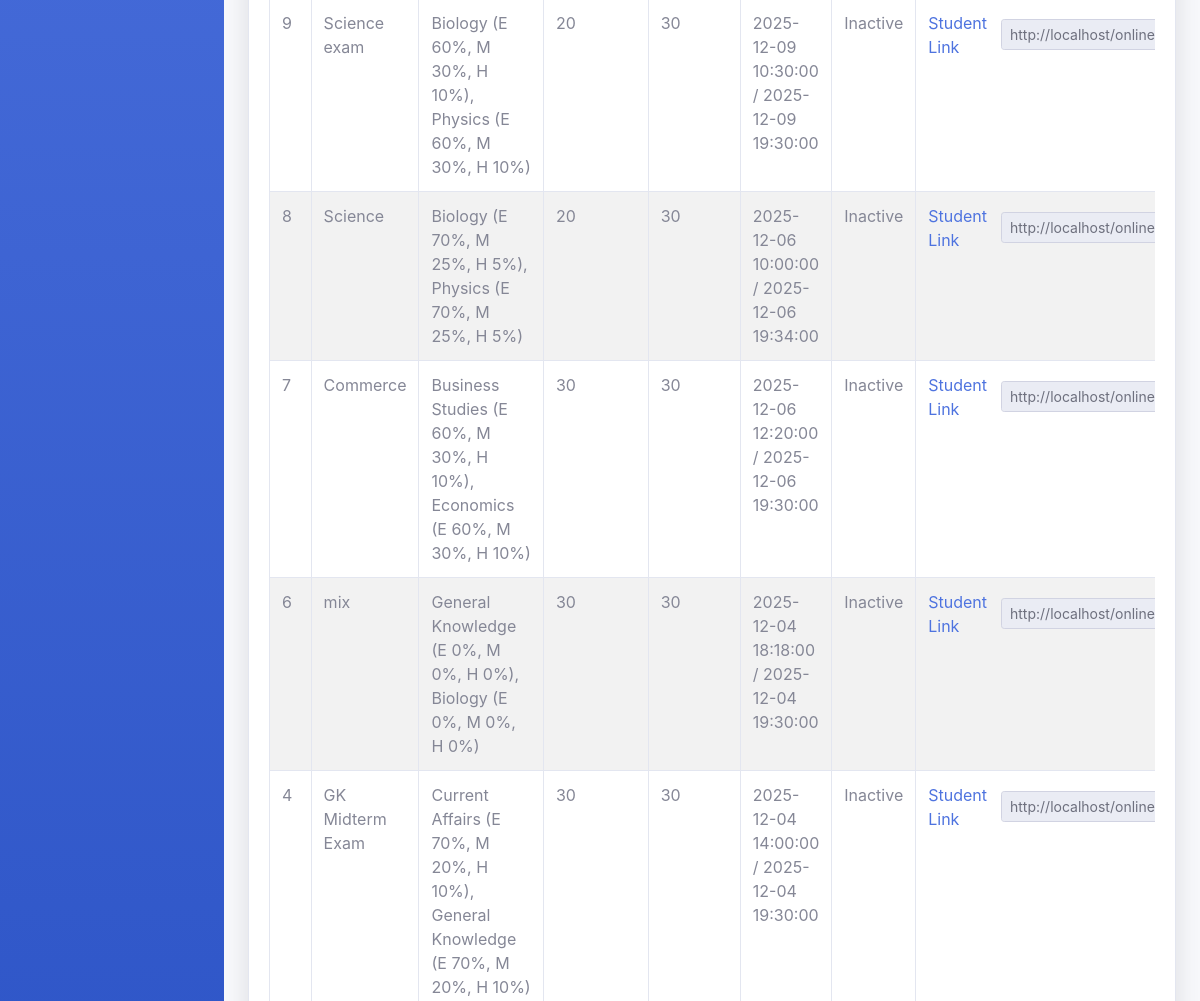
/admin.php?action=manageExams (signed in, middle part), run on an earlier commit of the app's database.
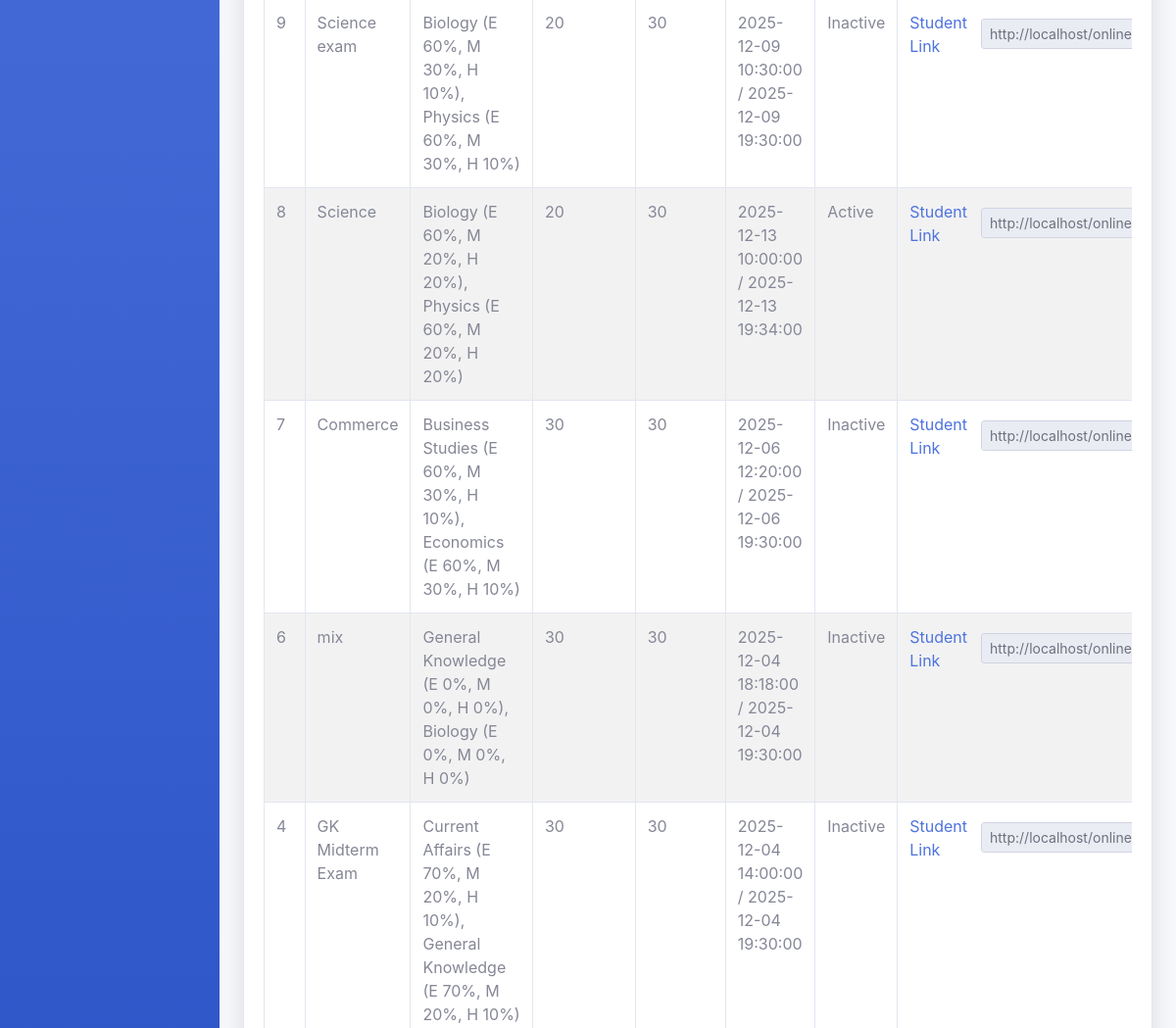
And on a later commit of the database.
### tables this page shows
CREATE TABLE `exams` (
  `exam_id` int(11) NOT NULL,
  `exam_title` varchar(200) NOT NULL,
  `exam_description` text DEFAULT NULL,
  `total_questions` int(11) DEFAULT 0,
  `total_marks` decimal(6,2) NOT NULL DEFAULT 0.00,
  `pass_marks` decimal(6,2) NOT NULL DEFAULT 0.00,
  `duration_minutes` int(11) DEFAULT 30,
  `shuffle_questions` tinyint(1) DEFAULT 1,
  `shuffle_options` tinyint(1) DEFAULT 1,
  `start_time` datetime DEFAULT NULL,
  `end_time` datetime DEFAULT NULL,
  `negative_marking` decimal(5,2) DEFAULT 0.00,
  `status` enum('Active','Inactive') DEFAULT 'Inactive',
  `assign_type` enum('class','individual') DEFAULT 'individual',
  `assign_data` text DEFAULT NULL,
  `created_at` timestamp NOT NULL DEFAULT current_timestamp(),
  `easy_percentage` int(11) DEFAULT 0,
  `medium_percentage` int(11) DEFAULT 0,
  `hard_percentage` int(11) DEFAULT 0
);

CREATE TABLE `exam_links` (
  `link_id` int(11) NOT NULL,
  `exam_id` int(11) NOT NULL,
  `unique_link` varchar(255) NOT NULL,
  `password` varchar(100) DEFAULT NULL,
  `student_name` varchar(150) DEFAULT NULL,
  `student_email` varchar(200) DEFAULT NULL,
  `student_class` varchar(50) DEFAULT NULL,
  `expires_at` datetime DEFAULT NULL,
  `is_used` tinyint(1) DEFAULT 0,
  `created_at` timestamp NOT NULL DEFAULT current_timestamp()
);

### templates/exams/manage_exams.php (the view, shortened to what the changed rows need)
<?php
$results = $results ?? [
    'pageTitle'   => 'Manage Exams',
    'message'     => '',
    'exams'       => [],
    'currentPage' => 1,
    'totalPages'  => 1,
    'total'       => 0,
    'perPage'     => 25
];
$exams       = $results['exams'];
?>
<?php include __DIR__ . "/../include/header.php"; ?>
<div id="wrapper">
    <div id="content-wrapper" class="d-flex flex-column">
        <div id="content">
            <div class="container-fluid">
                <div class="card shadow mb-4">
                    <div class="card-body">
                        <div class="table-responsive">
                            <table class="table table-bordered table-striped">
                                <tbody>
                                    <?php if (!empty($exams)): ?>
                                        <?php foreach ($exams as $exam): ?>
                                            <?php
                                            $stmt = $pdo->prepare("
                                                SELECT DISTINCT s.subject_name
                                                FROM exam_question_sources eqs
                                                JOIN subjects s ON eqs.subject_id = s.subject_id
                                                WHERE eqs.exam_id = ?
                                            ");
                                            $stmt->execute([$exam['exam_id']]);
                                            $subjectRows = $stmt->fetchAll(PDO::FETCH_ASSOC);
                                            $easy_pct   = $exam['easy_percentage'] ?? 0;
                                            $medium_pct = $exam['medium_percentage'] ?? 0;
                                            $hard_pct   = $exam['hard_percentage'] ?? 0;
                                            $subjectList = [];
                                            foreach ($subjectRows as $row) {
                                                $subjectList[] = $row['subject_name']
                                                    . " (E {$easy_pct}%, M {$medium_pct}%, H {$hard_pct}%)";
                                            }
                                            $stmtLink = $pdo->prepare("SELECT unique_link FROM exam_links WHERE exam_id=? LIMIT 1");
                                            $stmtLink->execute([$exam['exam_id']]);
                                            $linkCode = $stmtLink->fetchColumn();
                                            ?>
                                            <tr>
                                                <td><?= $exam['exam_id'] ?></td>
                                                <td><?= htmlspecialchars($exam['exam_title']) ?></td>
                                                <td><?= !empty($subjectList) ? implode(', ', $subjectList) : '-' ?></td>
                                                <td><?= htmlspecialchars($exam['total_questions'] ?? '-') ?></td>
                                                <td><?= htmlspecialchars($exam['duration_minutes'] ?? '-') ?></td>
                                                <td>
                                                    <?= !empty($exam['start_time']) ? htmlspecialchars($exam['start_time']) : '-' ?> /
                                                    <?= !empty($exam['end_time']) ? htmlspecialchars($exam['end_time']) : '-' ?>
                                                </td>
                                                <td><?= ($exam['start_time'] <= date('Y-m-d H:i:s') && $exam['end_time'] >= date('Y-m-d H:i:s')) ? 'Active' : 'Inactive' ?></td>
                                                <td>
                                                    <?php if ($linkCode): ?>
                                                        <div class="d-flex align-items-center">
                                                            <a href="javascript:void(0);" onclick="copyLink('link-<?= $exam['exam_id'] ?>')" class="me-2">
                                                                Student Link
                                                            </a>
                                                            <input type="text" id="link-<?= $exam['exam_id'] ?>" value="<?= htmlspecialchars(BASE_URL . '/student.php?action=examAccess&code=' . $linkCode) ?>" class="form-control form-control-sm" readonly style="width:250px">
                                                        </div>
                                                    <?php else: ?>
                                                        -
                                                    <?php endif; ?>
                                                </td>
                                            </tr>
                                        <?php endforeach; ?>
                                    <?php else: ?>
                                        <tr>
                                            <td colspan="9" class="text-center">No exams found.</td>
                                        </tr>
                                    <?php endif; ?>
                                </tbody>
                            </table>
                        </div>
                    </div>
                </div>
            </div>
        </div>
        <?php include __DIR__ . "/../include/footer.php"; ?>

What changed in the data, as far as the page shows it:
changed exams "Science": subjectList "Biology (E 70%, M 25%, H 5%), Physics (E 70%, M 25%, H 5%)" → "Biology (E 60%, M 20%, H 20%), Physics (E 60%, M 20%, H 20%)"; start_time "2025-12-06 10:00:00" → "2025-12-13 10:00:00"; end_time "2025-12-06 19:34:00" → "2025-12-13 19:34:00"; start_time "Inactive" → "Active"
